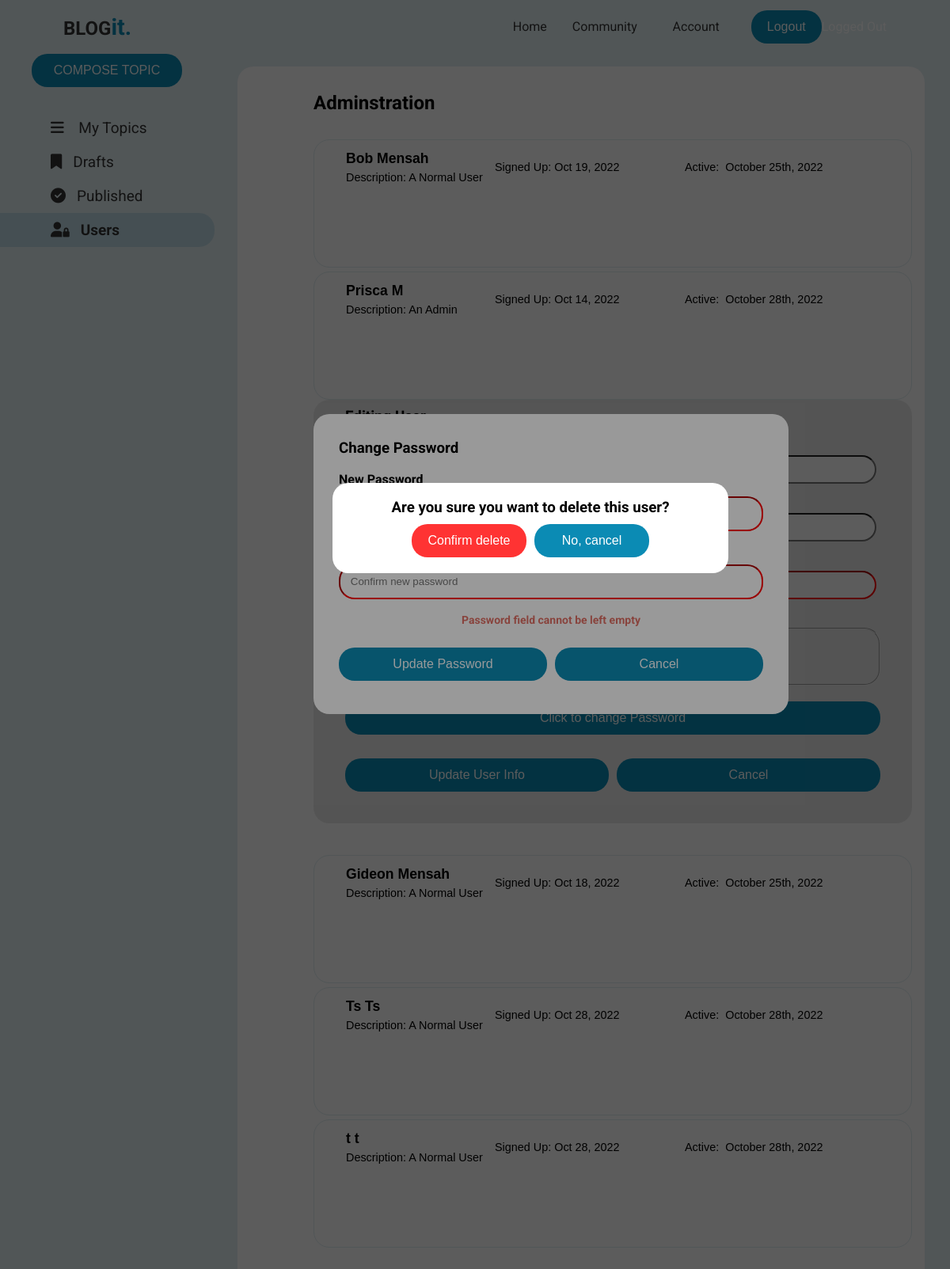
The app's page /users.php (signed in) with its own data.
### tables this page shows
CREATE TABLE `users` (
  `userid` int(5) NOT NULL,
  `firstname` varchar(150) NOT NULL,
  `lastname` varchar(150) NOT NULL,
  `email` varchar(150) NOT NULL,
  `password` varchar(120) NOT NULL,
  `usertype` int(1) DEFAULT 1,
  `userdate` date DEFAULT NULL,
  `online` int(11) DEFAULT NULL
);

### dtb.php (called while the page is built, shortened)
<?php
class dtb_blog {
  private $host = "localhost";
  private $user = "root";
  private $dtb = "kelvinme_blog";
  private $pass = "";
  private $conn;
  public function __construct() {
    try {
      $this->conn = new PDO( "mysql:host=" . $this->host . ";dbname=" . $this->dtb, $this->user, $this->pass );
    } catch ( PDOException $e ) {
      print( 'Unable to connect to the database server.' );
      exit();
    }
  }
  public function getallusers() {
    try {
      $sql = "SELECT * FROM users";
      $s = $this->conn->prepare( $sql );
      $s->execute();
      while ( $r = $s->fetch( PDO::FETCH_ASSOC ) ) {
        $results[] = $r;
      }
      return $results;
      exit();
    } catch ( PDOException $e ) {
    }
  }
  public function gettime( $pasttime, $today = 0, $differenceFormat = '%y' ) {
    $today = date( "Y-m-d H:i:s" );
    $datetime1 = date_create( $pasttime );
    $datetime2 = date_create( $today );
    $interval = date_diff( $datetime1, $datetime2 );
    $answerY = $interval->format( $differenceFormat );
    $differenceFormat = '%m';
    $answerM = $interval->format( $differenceFormat );
    $differenceFormat = '%d';
    $answer = $interval->format( $differenceFormat );
    $differenceFormat = '%h';
    $answer2 = $interval->format( $differenceFormat );
    if ( $answerY >= 1 ) {
      $answerY = date( " F jS, Y ", strtotime( $pasttime ) );
      return $answerY;
    } else if ( $answerM >= 1 ) {
      $answerM = date( " F jS, Y ", strtotime( $pasttime ) );
      return $answerM;
    } else if ( $answer > 2 ) {
      $answer = date( " F jS, Y ", strtotime( $pasttime ) );
      return $answer;
    } else if ( $answer == 2 ) {
      return $answer . " d, " . $answer2 . " hr ago";
    } else if ( $answer == 1 ) {
      return "1 d, " . date( "h:i a", strtotime( $pasttime ) );
    }
  }
}
?>

### users.php (the view, shortened to what this page needs)
<?php
spl_autoload_register( function ( $class ) {
  include_once( 'dtb.php' );
} );
$obj = new dtb_blog;
$_SESSION[ 'allusers' ] = $obj->getallusers();
$usertype = $_SESSION[ 'userinfo' ][ 0 ][ 'usertype' ];
?>
<!doctype html>
<html>
<head>
<link rel="stylesheet" href="https://cdnjs.cloudflare.com/ajax/libs/font-awesome/6.1.1/css/all.min.css" />
<link rel="stylesheet" href="css/style.css">
</head>
</head>
<body>
<nav id="navbar">
  <div class="nav-logo">
    <h1>BLOG<span class="text-primary">it.</span></h1>
  </div>
  <div id="nav-menu"> <a href="homepage.php">Home</a><a href="community.php">Community</a>
    <?php
    if ( isset( $_SESSION[ 'loggedIn' ] ) ) {
      echo '<div class="LogInOut">';
      echo '<form action="login-registration-controller.php"  method="post">';
      echo '<div>';
      echo ' <input class="navloggedIn" type="submit" name="account" value="Account">';
      echo '</div>';
      echo '</form>';
      echo '<form action="login-registration-controller.php" class="signoutform" method="post">';
      echo '<div>';
      echo ' <input class="btn" type="submit" name="logout" value="Logout">';
      echo '</div>';
      echo '</form>';
      echo '</div>';
    };
    if ( isset( $_SESSION[ 'logoutSuccess' ] ) ) {
      echo '<div class="">Logged Out</div>';
    };
    ?>
  </div>
</nav>
<div class="container1">
  <section class="left-navigations">
    <button class="composeblog btn">COMPOSE TOPIC</button>
    <a href="homepage.php" ><i class="fa-solid fa-bars" ></i> My Topics</a> <a href="draft.php"><i class="fa-solid fa-bookmark"></i>Drafts</a> <a href="publish.php"><i class="fa-solid fa-circle-check"></i>Published</a><a href="users.php" class="current <?php if ($usertype == 1 ) { echo ' nodisplay';} ?>"><i class="fa-solid fa-user-lock"></i>Users</a> </section>
  <section class="main-content">
    <div class="content">
      <div class="name">
        <h1>Adminstration</h1>
      </div>
      <?php
      if ( $_SESSION[ 'allusers' ] == false ) {
        echo '
        <div class="displayprojectnames">
             <p>There are no users currently created</p>
         </div> ';
      } else if ( $_SESSION[ 'allusers' ] ) {
        foreach ( $_SESSION[ 'allusers' ] as $result ) {
          if ( $result[ 'usertype' ] == 2 ) {
            $usertype = 'An Admin';
          } else {
            $usertype = 'A Normal User';
          }
          $time = 'Unknown';
          if ( $result[ 'online' ] > 0 ) {
            $online = $result[ 'online' ];
            $time = $obj->gettime( date( "Y-m-d H:i:s", $online ) );
          }
          if ( $result[ 'userid' ] !== $_SESSION[ 'userid' ] ) {
            echo '<div>
			<div class="displayblogdetails">
			  <form  action="controlroom.php"  method="post">
				<input type="hidden" name="userid" value="' . $result[ 'userid' ] . '">
				<input type="text" class="inputname" name="firstname" value="' . $result[ 'firstname' ] . ' ' . $result[ 'lastname' ] . '" readonly>
				<input type="text" class="userdate" value="Signed Up: ' . date_format( new DateTime( $result[ 'userdate' ] ), "M j, Y" ) . '" readonly>
				<input type="text" class="inputstatus" value="Active: ' . $time . '" readonly>
				<input type="text" class="usertype" value="Description: ' . $usertype . '" readonly>
			  </form>
			  <form action="controlroom.php" method="post">
				<input type="hidden" name="userid" value="' . $result[ 'userid' ] . '">
				<input title="edit this user - this allows you to put the source in as a hover effect" type="image" src="images/edit.png" name="edituser" value="Edit">
			  </form>
			  <form action="controlroom.php" method="post">
				<input type="hidden" name="userid" value="' . $result[ 'userid' ] . '">
				<input title="delete this user - icon hapus PNG image with transparent background@toppng.com" type="image" src="images/delete-16.png" name="deleteuser" value="Delete">
			  </form>
			</div>
			</div>';
            if ( isset( $_SESSION[ 'deleting-user' ] ) ) {
              if ( ( $_SESSION[ 'userid_otheruser' ] == $result[ "userid" ] ) ) {
                echo '
                                  <div class="deletingblog">
									  <div class="deletingblogcontent">
										  <div>
											  <form action="controlroom.php" method="post" autocomplete="off">
											  <input type="hidden" name="userid" value="' . $result[ 'userid' ] . '">
												<h3>Are you sure you want to delete this user?</h3>
												<div class="doublebuttons">
												<button class="btn4" id="submit" type="submit" name="confirm-delete-user">Confirm delete</button>
												<button class="btn" type="submit" name="canceldeleteuser">No, cancel</button>
												</div>
											   </form>
										   </div>
										</div>
                            		</div>';
              }
            }
            if ( isset( $_SESSION[ 'editing-users' ] ) ) {
              if ( ( $_SESSION[ 'useridotheruser' ] == $result[ "userid" ] ) ) {
                echo '<div class="updateblogcontainer">
                        <div class="blog-heading">
							<h3>Editing User</h3>
						 </div>
							<form action="controlroom.php" class="blogupdate" method="post" autocomplete="off">
								<input type="hidden" name="userid" value="' . $result[ 'userid' ] . '">
								<div class="groupnamedate">
									<div>
										<label for="firstname">First name</label>
										<input type="text" name="firstname" value="' . $result[ 'firstname' ] . '" required>
										<label for="lastname">Last name</label>
										<input type="text" name="lastname" value="' . $result[ 'lastname' ] . '" required>
										<label for="email">Email</label>
										<input type="text" class="' . $_SESSION[ 'redborder' ] . '" name="email" value="' . $result[ 'email' ] . '" required>
									</div>
								</div>
													<fieldset class="status-type">
						<legend>User Type</legend>
							<span class="radio-item">
								<label for="1">A Normal User</label>
								<input type="radio" id="1" name="status" value="1" ' . ( $result[ 'usertype' ] == 1 ? 'checked=checked' : '' ) . '>
							</span>
							<span class="radio-item">
								<label for="2">An Admin</label>
								<input type="radio" id="2" name="status" value="2" ' . ( $result[ 'usertype' ] == 2 ? 'checked=checked' : '' ) . '>
								</span>
						</fieldset>
						<button class="btn" name="changepasswordotheruser" type="click">Click to change Password</button>
								<div class="doublebuttons">
									<button class="btn" type="submit" name="updateuser">Update User Info</button>
									<button class="btn" type="submit" name="cancelupdateuser">Cancel</button>
								</div>
							</form>
                  </div>'
                ;
              }
            }
            if ( isset( $_SESSION[ 'changepassword2' ] ) ) {
              if ( ( $_SESSION[ 'otheruserid' ] == $result[ "userid" ] ) ) {
                echo '
	<div class="bgmodalpassword">
    <div class="modalcontentpassword">
      <h3>Change Password</h3>
      <form action="controlroom.php" method="post">
	  <input type="hidden" name="userid" value="' . $result[ 'userid' ] . '">
	  <div>
	  	<label for="newpassword">New Password</label>
        <input type="password" placeholder="Enter new password" class="password'.(isset($_SESSION['new'])? ' active':'').'" name="newpassword">
	</div>
	<div>
		<label for="confirmnewpassword">Confirm Password</label>
        <input type="password" placeholder="Confirm new password" class="password'.(isset($_SESSION['new'])? ' active':'').'" name="confirmnewpassword">
	</div>
	'. (isset($_SESSION['passwordmatch-error'])? '<div class="inputerror">Passwords do not match. Please try again</div>':'').'
	'. (isset($_SESSION['passwordsmall-error'])? '<div class="inputerror">Password must be more than 8 characters</div>':'').'
	'. (isset($_SESSION[ 'passwordnull' ])? '<div class="inputerror">Password field cannot be left empty</div>':'').'
	<br>
     <div class="doublebuttons">
		  <button class="btn" id="submit" type="submit" name="updatepassword">Update Password</button>
		  <button class="btn" type="submit" name="cancelchangepassword">Cancel</button>
     </div>
      </form>
    </div>
  </div>';
              }
            }
          }
        }
      }
      ?>
    </div>
  </section>
</div>
</body>
</html>

### records on screen
users: firstname "Bob Mensah", userdate "Signed Up: Oct 19, 2022", online "Active: October 25th, 2022", usertype "Description: A Normal User"
users: firstname "Prisca M", userdate "Signed Up: Oct 14, 2022", online "Active: October 28th, 2022", usertype "Description: An Admin", shows "Password field cannot be left empty"
users: firstname "Gideon Mensah", userdate "Signed Up: Oct 18, 2022", online "Active: October 25th, 2022", usertype "Description: A Normal User"
users: firstname "Ts Ts", userdate "Signed Up: Oct 28, 2022", online "Active: October 28th, 2022", usertype "Description: A Normal User"
users: firstname "t t", userdate "Signed Up: Oct 28, 2022", online "Active: October 28th, 2022", usertype "Description: A Normal User"
